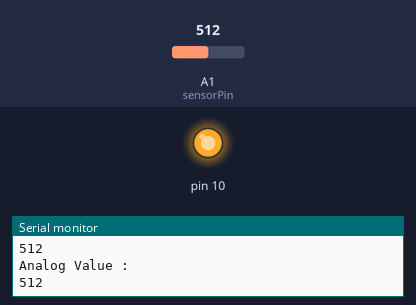
This sketch was run on a simulated Arduino Uno, built with avr-gcc and run on an emulated ATmega328P. Shown: output pins drawn as LEDs (lit = HIGH), the last lines printed to the serial monitor. The inputs (shaded band) are chosen by the test bench; at power-on: A1 (sensorPin) = 512.

Above: at 1.8 s.
1.9 s: A1 (sensorPin) set to 694
3.4 s: A1 (sensorPin) set to 716
At 5.1 s:
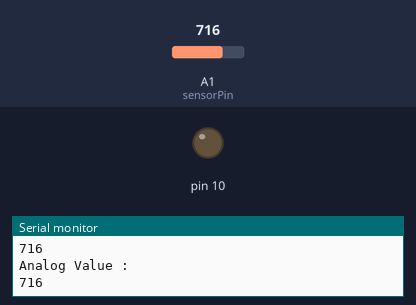
5.5 s: A1 (sensorPin) set to 690
At 6.7 s:
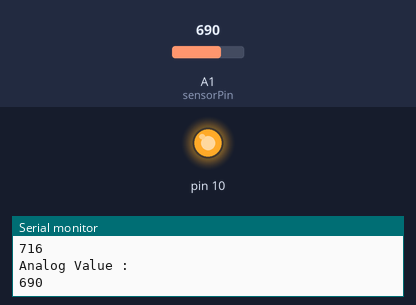
7.5 s: A1 (sensorPin) set to 710
At 9.4 s:
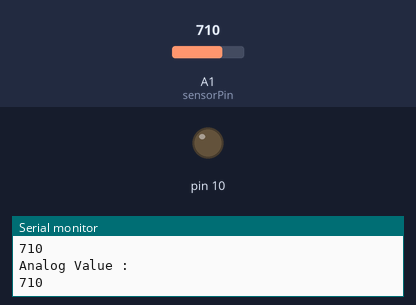
Timing chart, 0 to 10.5 s (numbered marks = the images above; inputs shaded):
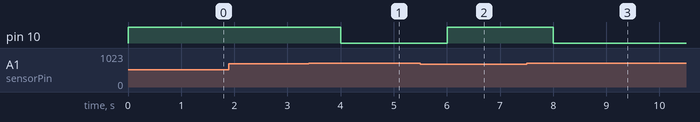

The sketch:

soil_moisture.ino
```cpp
int sensorPin = A1;
int sensorValue;
int limit = 700;

void setup() {
 Serial.begin(9600);
 pinMode(10, OUTPUT);
}

void loop() {

 sensorValue = analogRead(sensorPin);
 Serial.println("Analog Value : ");
 Serial.println(sensorValue);

 if (sensorValue>limit) {
 digitalWrite(10, LOW);
 }
 else {
 digitalWrite(10, HIGH);
 }

 delay(1000);
}
```

Measured:
- the behaviour switches between 700 and 701 on A1 (sensorPin) (found by bisection; images 0 and 1)
- after the input at 3.4 s, pin 10: HIGH → LOW after 0.60 s
- after the input at 5.5 s, pin 10: LOW → HIGH after 0.50 s
- after the input at 7.5 s, pin 10: HIGH → LOW after 0.50 s
